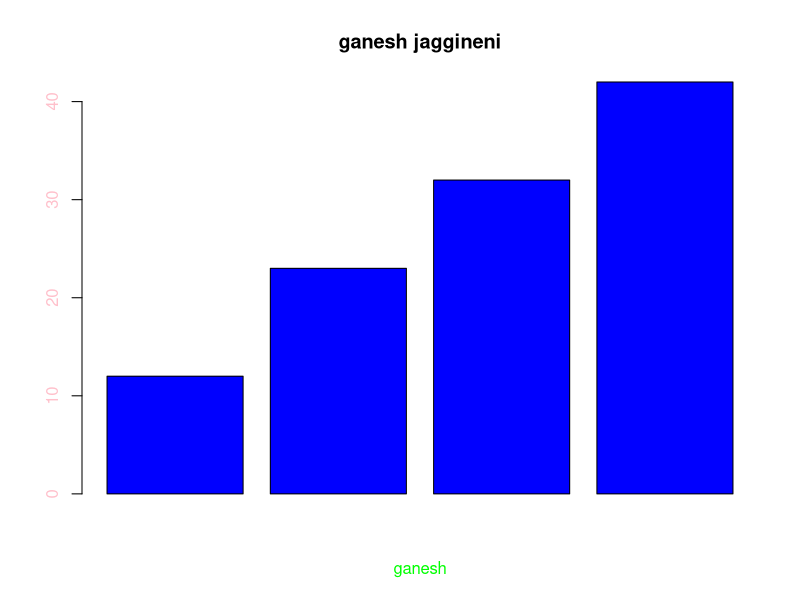
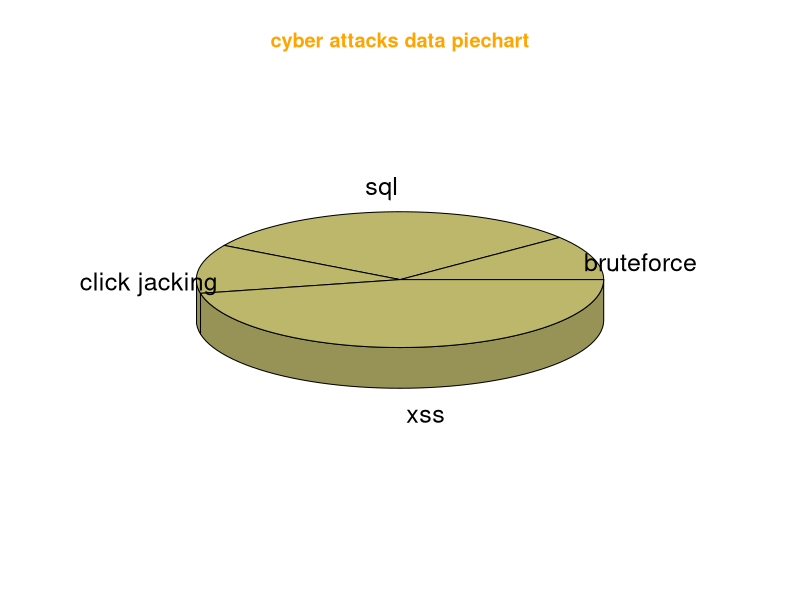
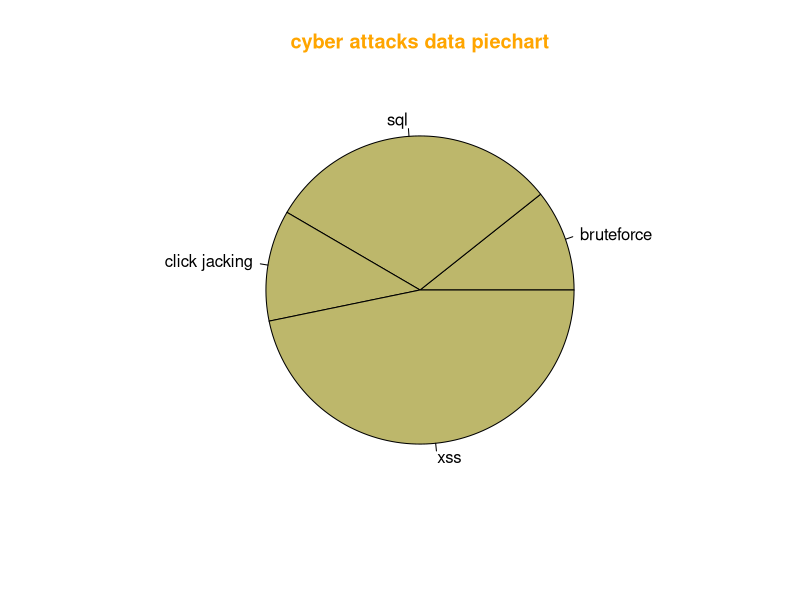
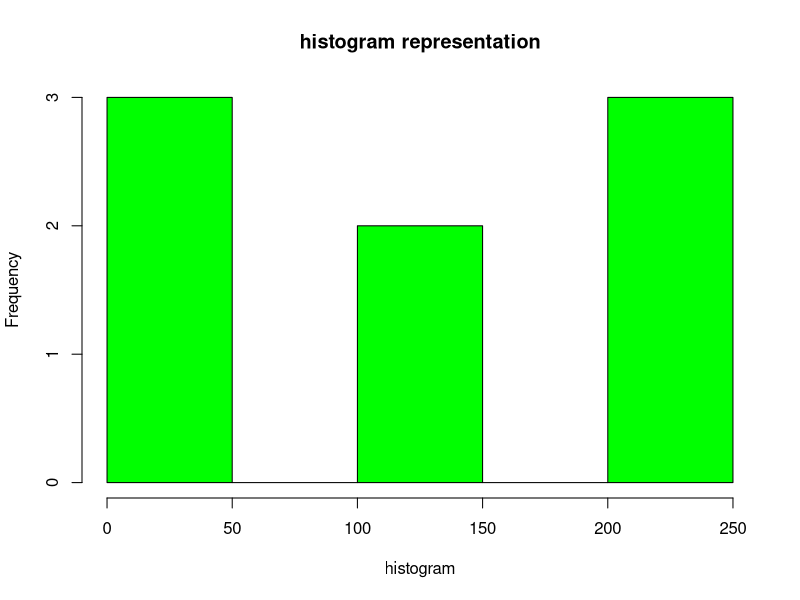

Reproduce these figures in R, in order.
#Implement R Script to create a Pie chart, Bar Chart, scatter plot and Histogram using ggplot2 graphics
data<-c(12,23,32,42);
library(plotrix);
#png(file="barcharttt.png");
barplot(data,xlab="ganesh",col="blue",col.lab="green",col.axis="pink",main="ganesh jaggineni");
dev.off();


#pie chart
piedata=c(122,353,133,534);
names=c("bruteforce","sql","click jacking","xss");
#png(file="piechartexample.png");
pie3D(piedata,labels=names,col="darkkhaki",main="cyber attacks data piechart",col.main="orange");

pie(piedata,labels=names,col="darkkhaki",main="cyber attacks data piechart",col.main="orange");
dev.off()


#histogram
histodata=c(123,232,234,143,24,232,23,34);
#png(file="histogram.png")
hist(histodata,col="green",main="histogram representation",xlab="histogram");
